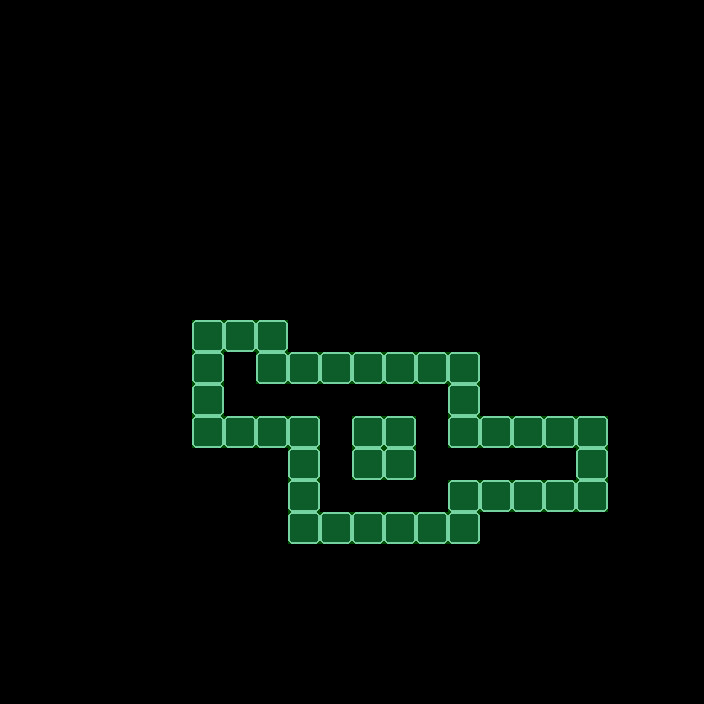

A level layout from a 2D game, rendered from its tile map. Below: a short description, then the map file with its tile-grid data intact:
An orthogonal 22x22 tile map with 32x32 px tiles, 2 tile layers (Parede, Colisor), 2 tilesets.

<map version="1.2" tiledversion="1.2.2" orientation="orthogonal" renderorder="right-down" width="22" height="22" tilewidth="32" tileheight="32" infinite="0" nextlayerid="3" nextobjectid="1">
 <tileset firstgid="1" name="Tileset PNG.fw" tilewidth="32" tileheight="32" tilecount="144" columns="12">
  <image source="../../Images/Tileset/Tileset PNG.fw.png" width="384" height="384" />
 </tileset>
 <tileset firstgid="145" source="../ColisorImage.tsx" />
 <layer id="1" name="Parede" width="22" height="22">
  <data encoding="csv">
0,0,0,0,0,0,0,0,0,0,0,0,0,0,0,0,0,0,0,0,0,0,
0,0,0,0,0,0,0,0,0,0,0,0,0,0,0,0,0,0,0,0,0,0,
0,0,0,0,0,0,0,0,0,0,0,0,0,0,0,0,0,0,0,0,0,0,
0,0,0,0,0,0,0,0,0,0,0,0,0,0,0,0,0,0,0,0,0,0,
0,0,0,0,0,0,0,0,0,0,0,0,0,0,0,0,0,0,0,0,0,0,
0,0,0,0,0,0,0,0,0,0,0,0,0,0,0,0,0,0,0,0,0,0,
0,0,0,0,0,0,0,0,0,0,0,0,0,0,0,0,0,0,0,0,0,0,
0,0,0,0,0,0,0,0,0,0,0,0,0,0,0,0,0,0,0,0,0,0,
0,0,0,0,0,0,0,0,0,0,0,0,0,0,0,0,0,0,0,0,0,0,
0,0,0,0,0,0,0,0,0,0,0,0,0,0,0,0,0,0,0,0,0,0,
0,0,0,0,0,0,65,65,65,0,0,0,0,0,0,0,0,0,0,0,0,0,
0,0,0,0,0,0,65,0,65,65,65,65,65,65,65,0,0,0,0,0,0,0,
0,0,0,0,0,0,65,0,0,0,0,0,0,0,65,0,0,0,0,0,0,0,
0,0,0,0,0,0,65,65,65,65,0,65,65,0,65,65,65,65,65,0,0,0,
0,0,0,0,0,0,0,0,0,65,0,65,65,0,0,0,0,0,65,0,0,0,
0,0,0,0,0,0,0,0,0,65,0,0,0,0,65,65,65,65,65,0,0,0,
0,0,0,0,0,0,0,0,0,65,65,65,65,65,65,0,0,0,0,0,0,0,
0,0,0,0,0,0,0,0,0,0,0,0,0,0,0,0,0,0,0,0,0,0,
0,0,0,0,0,0,0,0,0,0,0,0,0,0,0,0,0,0,0,0,0,0,
0,0,0,0,0,0,0,0,0,0,0,0,0,0,0,0,0,0,0,0,0,0,
0,0,0,0,0,0,0,0,0,0,0,0,0,0,0,0,0,0,0,0,0,0,
0,0,0,0,0,0,0,0,0,0,0,0,0,0,0,0,0,0,0,0,0,0
</data>
 </layer>
 <layer id="2" name="Colisor" width="22" height="22" opacity="0.31">
  <data encoding="csv">
0,0,0,0,0,0,0,0,0,0,0,0,0,0,0,0,0,0,0,0,0,0,
0,0,0,0,0,0,0,0,0,0,0,0,0,0,0,0,0,0,0,0,0,0,
0,0,0,0,0,0,0,0,0,0,0,0,0,0,0,0,0,0,0,0,0,0,
0,0,0,0,0,0,0,0,0,0,0,0,0,0,0,0,0,0,0,0,0,0,
0,0,0,0,0,0,0,0,0,0,0,0,0,0,0,0,0,0,0,0,0,0,
0,0,0,0,0,0,0,0,0,0,0,0,0,0,0,0,0,0,0,0,0,0,
0,0,0,0,0,0,0,0,0,0,0,0,0,0,0,0,0,0,0,0,0,0,
0,0,0,0,0,0,0,0,0,0,0,0,0,0,0,0,0,0,0,0,0,0,
0,0,0,0,0,0,0,0,0,0,0,0,0,0,0,0,0,0,0,0,0,0,
0,0,0,0,0,0,0,0,0,0,0,0,0,0,0,0,0,0,0,0,0,0,
0,0,0,0,0,0,145,145,145,0,0,0,0,0,0,0,0,0,0,0,0,0,
0,0,0,0,0,0,145,0,145,145,145,145,145,145,145,0,0,0,0,0,0,0,
0,0,0,0,0,0,145,0,0,0,0,0,0,0,145,0,0,0,0,0,0,0,
0,0,0,0,0,0,145,145,145,145,0,145,145,0,145,145,145,145,145,0,0,0,
0,0,0,0,0,0,0,0,0,145,0,145,145,0,0,0,0,0,145,0,0,0,
0,0,0,0,0,0,0,0,0,145,0,0,0,0,145,145,145,145,145,0,0,0,
0,0,0,0,0,0,0,0,0,145,145,145,145,145,145,0,0,0,0,0,0,0,
0,0,0,0,0,0,0,0,0,0,0,0,0,0,0,0,0,0,0,0,0,0,
0,0,0,0,0,0,0,0,0,0,0,0,0,0,0,0,0,0,0,0,0,0,
0,0,0,0,0,0,0,0,0,0,0,0,0,0,0,0,0,0,0,0,0,0,
0,0,0,0,0,0,0,0,0,0,0,0,0,0,0,0,0,0,0,0,0,0,
0,0,0,0,0,0,0,0,0,0,0,0,0,0,0,0,0,0,0,0,0,0
</data>
 </layer>
</map>
